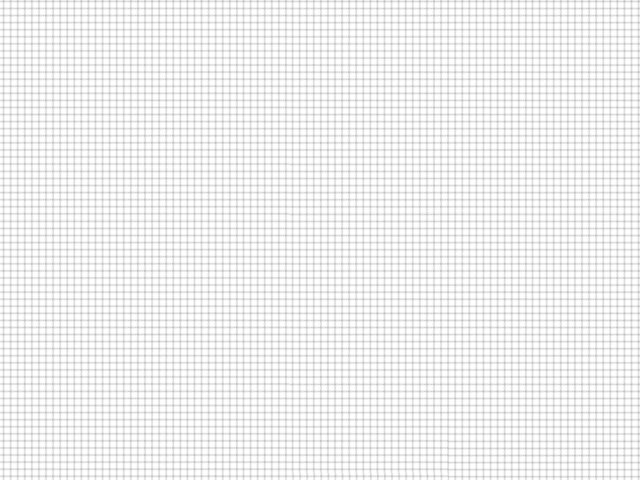
#> input picture _images/ex01/grid.jpg, 640 x 480 px; its folder holds only this picture in this run
$ python -i tools_alg_match.py   (imports and definitions only)   (older library calls are emulated)
#> lines starting #> are read from the running program, lines starting #| are printed output that depends on the picture
#> further down, picture is the input picture: shape (480, 640, 3); min 185, max 255, mean 238.2
# ---------------------------------------------------------------------------------------------------------------------
import os
import numpy
import cv2
import math
from scipy.misc import toimage
from scipy import ndimage
# ---------------------------------------------------------------------------------------------------------------------
import tools_IO
import tools_image


# ---------------------------------------------------------------------------------------------------------------------
# [227 lines left out: functions calc_hit_field, calc_hit_field_basic, rolling_std, save_quality_to_disk, calc_match_quality, visualize_matches_map and 5 more, not called in this run]


# ---------------------------------------------------------------------------------------------------------------------
def get_corners_Harris(image1):
    if len(image1.shape) == 2:
        im1_gray = image1.copy()
    else:
        im1_gray = cv2.cvtColor(image1, cv2.COLOR_BGR2GRAY)

    # find Harris corners
    gray = numpy.float32(im1_gray)
    dst = cv2.cornerHarris(gray, 2, 3, 0.04)
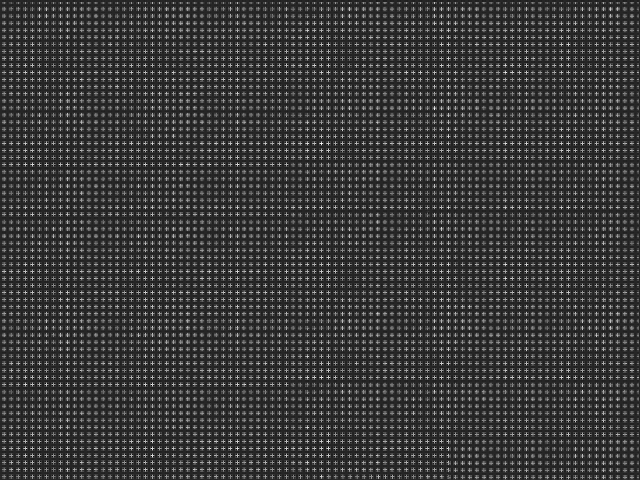
#> dst: shape (480, 640) float32; min -83606.7, max 473050.2, mean 43221.9; drawn with min black and max white
    # cv2.imwrite(filename_out2, 255*(dst-numpy.min(dst))/(numpy.max(dst)-numpy.min(dst)))

    dst = cv2.dilate(dst, None)
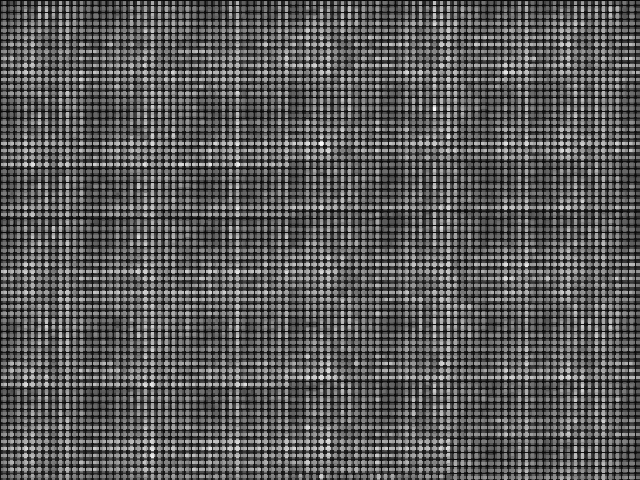
#> dst: shape (480, 640) float32; min -15842.3, max 473050.2, mean 151857.7; drawn with min black and max white
    ret, dst = cv2.threshold(dst, 0.01 * dst.max(), 255, 0)
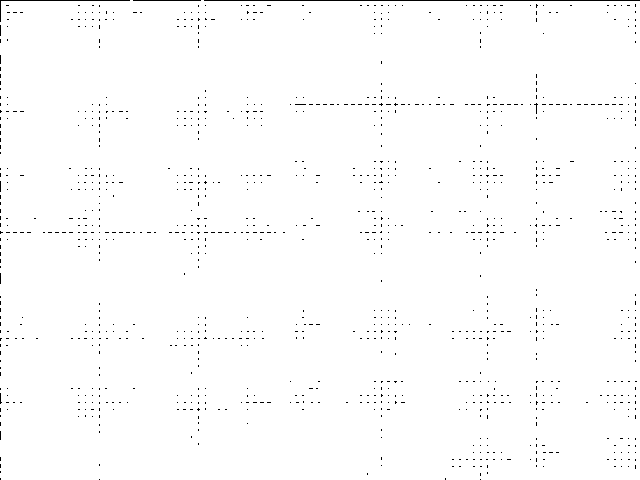
#> dst: shape (480, 640) float32; 99% white; black in thin lines or dots
#> ret = 4730.5
    # cv2.imwrite(filename_out3, 255 * (dst - numpy.min(dst)) / (numpy.max(dst) - numpy.min(dst)))
    dst = numpy.uint8(dst)
#> dst: shape (480, 640); 99% white; black in thin lines or dots

    # find centroids
    ret, labels, stats, centroids = cv2.connectedComponentsWithStats(dst)
#> labels: shape (480, 640) int32; values 0 (black) and 1 (white), 99% white; black in thin lines or dots
#> ret = 2; stats = [[0, 0, 640, 480, 3095], [0, 0, 640, 480, 304105]]; centroids = [[319.4, 184.5], [319.5, 240.1]]

    # define the criteria to stop and refine the corners
    criteria = (cv2.TERM_CRITERIA_EPS + cv2.TERM_CRITERIA_MAX_ITER, 100, 0.001)
    corners = cv2.cornerSubPix(gray, numpy.float32(centroids), (5, 5), (-1, -1), criteria).astype(int)
#> corners = [[319, 183], [319, 241]]
    centroids = centroids.astype(int)
#> centroids = [[319, 184], [319, 240]]
    return corners


# ---------------------------------------------------------------------------------------------------------------------
# [40 lines left out: functions get_disparity_v_01, get_disparity_v_02, not called in this run]
# ---------------------------------------------------------------------------------------------------------------------

>>> import cv2
>>> picture = cv2.imread('_images/ex01/grid.jpg')
>>> result = get_corners_Harris(picture)
#> result = [[319, 183], [319, 241]]
